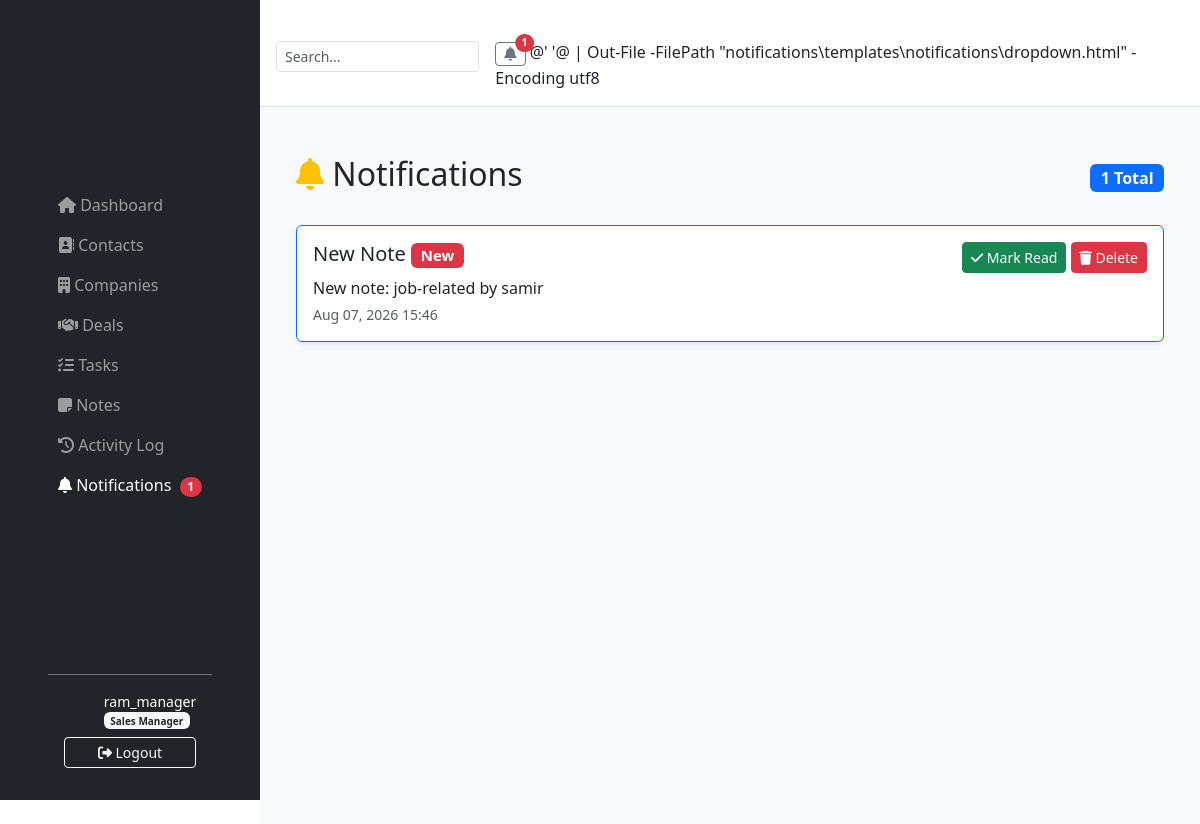
The app's page /notifications/ (signed in) with its own data.
### notifications/models.py (models this page shows, shortened)
class Notification(models.Model):
    user = models.ForeignKey(settings.AUTH_USER_MODEL, on_delete=models.CASCADE, related_name='notifications')
    title = models.CharField(max_length=200, blank=True, default='')
    message = models.TextField()
    link = models.URLField(max_length=500, blank=True, null=True)
    is_read = models.BooleanField(default=False)
    created_at = models.DateTimeField(default=timezone.now)
    class Meta:
        ordering = ['-created_at']

### notifications/views.py (the view)
# urls.py: path('', views.notification_list, name='list'),
@login_required
def notification_list(request):
    notifications = request.user.notifications.all()
    return render(request, 'notifications/list.html', {'notifications': notifications})

### notifications/context_processors.py (called while the page is built)
def notification_context(request):
    if request.user.is_authenticated:
        unread_count = request.user.notifications.filter(is_read=False).count()
        latest_notifications = request.user.notifications.all()[:5]
        return {
            'unread_count': unread_count,
            'latest_notifications': latest_notifications,
        }
    return {}

### notifications/templates/notifications/list.html (shortened to what this page needs)
{% extends "base.html" %}
{% block content %}
<div class="container mt-4">
    <div class="d-flex justify-content-between align-items-center mb-4">
        <h2>
            <i class="fas fa-bell text-warning"></i>
            Notifications
        </h2>
        <span class="badge bg-primary fs-6">
            {{ notifications.count }} Total
        </span>
    </div>
    {% if notifications %}
        {% for notification in notifications %}
        <div class="card shadow-sm mb-3 {% if not notification.is_read %}border-primary{% endif %}">
            <div class="card-body">
                <div class="d-flex justify-content-between">
                    <div>
                        <h5>
                            {{ notification.title }}
                            {% if not notification.is_read %}
                                <span class="badge bg-danger">New</span>
                            {% endif %}
                        </h5>
                        <p class="mb-1">
                            {{ notification.message }}
                        </p>
                        <small class="text-muted">
                            {{ notification.created_at|date:"M d, Y H:i" }}
                        </small>
                    </div>
                    <div>
                        {% if not notification.is_read %}
                        <a href="{% url 'notifications:mark_notification' notification.pk %}"
                           class="btn btn-success btn-sm">
                            <i class="fas fa-check"></i>
                            Mark Read
                        </a>
                        {% endif %}
                        <a href="{% url 'notifications:delete_notification' notification.pk %}"
                           class="btn btn-danger btn-sm">
                            <i class="fas fa-trash"></i>
                            Delete
                        </a>
                    </div>
                </div>
            </div>
        </div>
        {% endfor %}
    {% else %}
        <div class="alert alert-info">
            <i class="fas fa-info-circle"></i>
            No notifications found.
        </div>
    {% endif %}
</div>
{% endblock %}

### templates/base.html (shortened to what this page needs)
﻿{% load static %}
<!DOCTYPE html>
<html lang="en">
<head>
    <link href="https://cdn.jsdelivr.net/npm/bootstrap@5.3.0/dist/css/bootstrap.min.css" rel="stylesheet">
    <link rel="stylesheet" href="https://cdnjs.cloudflare.com/ajax/libs/font-awesome/6.4.0/css/all.min.css">
    <link rel="stylesheet" href="{% static 'css/custom.css' %}">
</head>
<body>
    <nav class="navbar navbar-expand-lg navbar-dark bg-dark fixed-top" style="height: 100vh; width: 260px; flex-direction: column; align-items: stretch; padding: 0; z-index: 1030; display: flex; flex-direction: column;">
        <div class="container-fluid d-flex flex-column h-100">
            <div class="collapse navbar-collapse" id="sidebarNav" style="flex-grow: 1; overflow-y: auto;">
                <ul class="navbar-nav flex-column w-100 pt-3">
                    <li class="nav-item">
                        <a class="nav-link {% if request.resolver_match.url_name == 'dashboard' %}active{% endif %}" href="{% url 'dashboard' %}">
                            <i class="fas fa-home"></i> Dashboard
                        </a>
                    </li>
                    <li class="nav-item">
                        <a class="nav-link {% if request.resolver_match.url_name == 'contact_list' %}active{% endif %}" href="{% url 'contact_list' %}">
                            <i class="fas fa-address-book"></i> Contacts
                        </a>
                    </li>
                    <li class="nav-item">
                        <a class="nav-link {% if request.resolver_match.url_name == 'company_list' %}active{% endif %}" href="{% url 'company_list' %}">
                            <i class="fas fa-building"></i> Companies
                        </a>
                    </li>
                    <li class="nav-item">
                        <a class="nav-link {% if request.resolver_match.url_name == 'deal_list' %}active{% endif %}" href="{% url 'deal_list' %}">
                            <i class="fas fa-handshake"></i> Deals
                        </a>
                    </li>
                    <li class="nav-item">
                        <a class="nav-link {% if request.resolver_match.url_name == 'task_list' %}active{% endif %}" href="{% url 'task_list' %}">
                            <i class="fas fa-tasks"></i> Tasks
                        </a>
                    </li>
                    <li class="nav-item">
                        <a class="nav-link {% if request.resolver_match.url_name == 'note_list' %}active{% endif %}" href="{% url 'note_list' %}">
                            <i class="fas fa-sticky-note"></i> Notes
                        </a>
                    </li>
                    <li class="nav-item">
                        <a class="nav-link {% if request.resolver_match.url_name == 'activity_list' %}active{% endif %}" href="{% url 'activity_list' %}">
                            <i class="fas fa-history"></i> Activity Log
                        </a>
                    </li>
                    <li class="nav-item">
                        <a class="nav-link {% if request.resolver_match.url_name == 'list' and request.resolver_match.namespace == 'notifications' %}active{% endif %}" href="{% url 'notifications:list' %}">
                            <i class="fas fa-bell"></i> Notifications
                            {% if unread_count %}
                                <span class="badge bg-danger rounded-pill ms-1">{{ unread_count }}</span>
                            {% endif %}
                        </a>
                    </li>
                </ul>
            </div>
            {% if user.is_authenticated %}
            <div class="mt-auto p-3 border-top border-secondary">
                <div class="d-flex align-items-center">
                    <i class="fas fa-user-circle fa-2x me-2"></i>
                    <div>
                        <div class="text-white small">{{ user.username }}</div>
                        {% if user.groups.all %}
                            <span class="badge bg-light text-dark" style="font-size: 10px;">
                                {{ user.groups.first.name }}
                            </span>
                        {% endif %}
                    </div>
                </div>
                <form method="post" action="{% url 'logout' %}" class="mt-2">
                    <button type="submit" class="btn btn-outline-light btn-sm w-100">
                        <i class="fas fa-sign-out-alt"></i> Logout
                    </button>
                </form>
            </div>
            {% endif %}
        </div>
    </nav>
    <div style="margin-left: 260px; min-height: 100vh; background: #f8f9fa;">
        <div class="bg-white border-bottom p-3 d-flex justify-content-between align-items-center">
            <div class="d-flex align-items-center">
                <form class="d-flex me-3" role="search">
                    <input class="form-control form-control-sm" type="search" placeholder="Search..." aria-label="Search">
                </form>
                {% if user.is_authenticated %}
                <div class="dropdown">
                    <a class="btn btn-outline-secondary btn-sm position-relative" href="#" role="button" data-bs-toggle="dropdown">
                        <i class="fas fa-bell"></i>
                        {% if unread_count %}
                            <span class="position-absolute top-0 start-100 translate-middle badge rounded-pill bg-danger">
                                {{ unread_count }}
                            </span>
                        {% endif %}
                    </a>
                    {% include 'notifications/dropdown.html' %}
                </div>
                {% endif %}
            </div>
        </div>
        <div class="container-fluid p-4">
            {% block content %}{% endblock %}
        </div>
    </div>
</body>
</html>

### records on screen
Notification: title "New Note", is_read "New", message "New note: job-related by samir", created_at "Aug 07, 2026 15:46"

### other values on screen
{{ unread_count }} "1"
{{ user.username }} "ram_manager"
{{ user.groups.first.name }} "Sales Manager"
{{ notifications.count }} "1"
